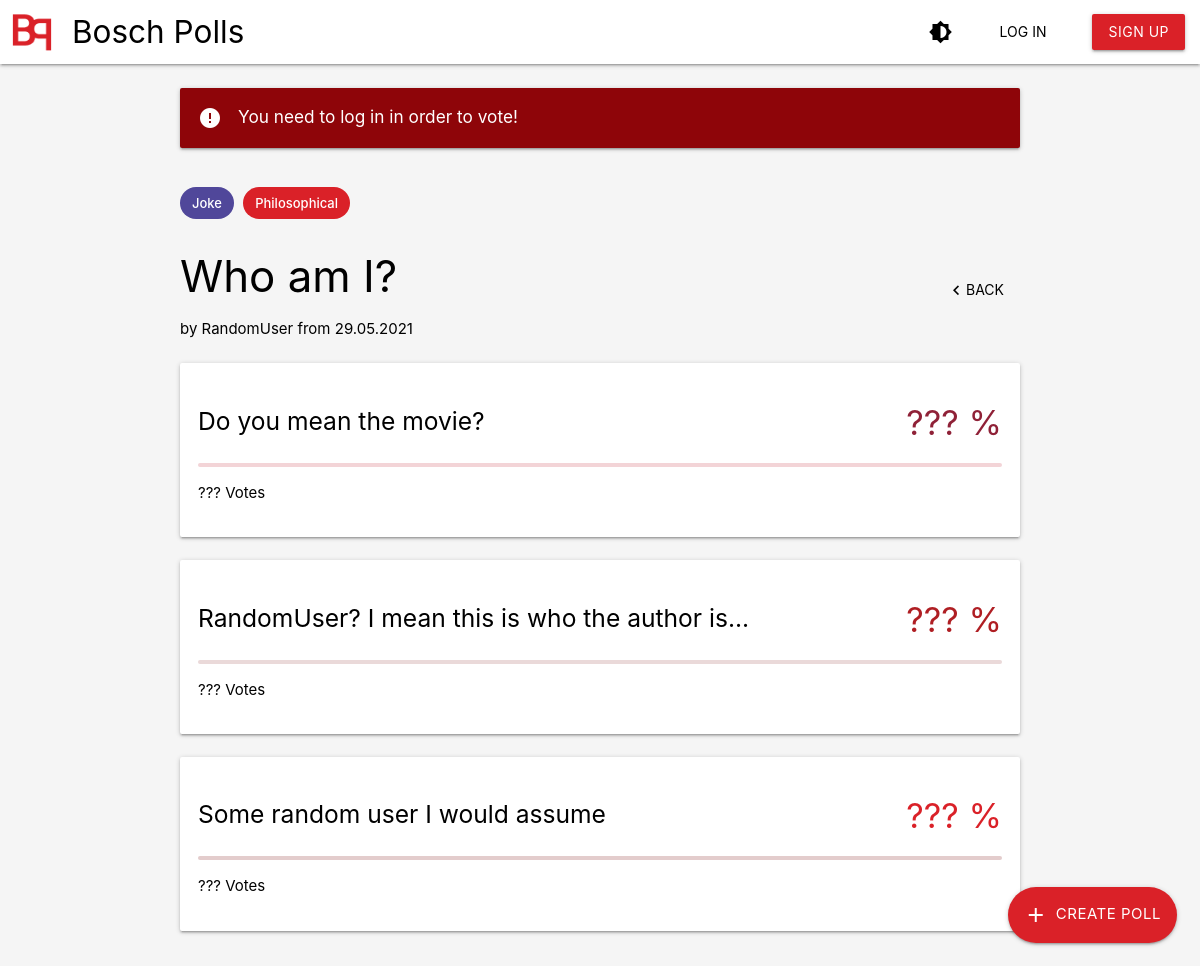
Screenshot of /polls/4/ with the database file from the repository.
### polls/models.py (models this page shows, shortened)
class Tag(models.Model):
    name = models.CharField(max_length=100)
    color = models.IntegerField()
    polls = models.ManyToManyField(Poll, blank=True)

class Poll(models.Model):
    creator = models.ForeignKey(User, on_delete=models.CASCADE)
    question = models.CharField(max_length=240)
    start_date = models.DateField(default=date.today)
    end_date = models.DateField(null=True, blank=True)
    def get_tags(self):
        tags = []
        for tag in self.tag_set.all():
            tags.append({
                "name": tag.name,
                "color": tag.color % 15 + 1
            })
        return tags

class PollAnswer(models.Model):
    answer = models.CharField(max_length=240)
    poll = models.ForeignKey(Poll, on_delete=models.CASCADE)
    user_votes = models.ManyToManyField(User, blank=True)

### polls/views.py (the view, shortened to what this page needs)
# urls.py: path('polls/<int:poll_id>/', views.single_poll_view, name='polls'),
def single_poll_view(request, poll_id):
    vote = request.POST.get("vote")
    poll = get_object_or_404(Poll, pk=poll_id)
    user_answer = poll.pollanswer_set.filter(user_votes__id=request.user.id).first()
    context = {
        "poll": {
            "id": poll.id,
            "question": poll.question,
            "username": poll.creator.username,
            "tags": poll.get_tags(),
            "start_date": poll.start_date.strftime('%d.%m.%Y'),
            "answers": []
        },
        "is_error": False,
        "msg_error": "",
        "is_creator": request.user == poll.creator
    }
    if not request.user.is_authenticated:
        context["msg_error"] = "You need to log in in order to vote!"
        context["is_error"] = True
        vote = None
    context["voted"] = True if vote else False
    context["poll"]["votes"] = poll.count_votes() if vote else 0
    i = 0
    for answer in poll.pollanswer_set.all():
        context["poll"]["answers"].append({
            "id": answer.id,
            "content": answer.answer,
            "color_index": i % 15 + 1,
            "votes_percent": (answer.count_votes() * 100 / context["poll"]["votes"]) if context["poll"][
                                                                                            "votes"] > 0 else 0,
            "votes": answer.count_votes() if vote else 0,
            "is_voted": int(answer.id) == int(vote) if vote else False,
        })
        i += 1
    return render(request, "single_poll.html", context)

### templates/single_poll.html (shortened to what this page needs)
{% extends 'base.html' %}
{% load static %}
{% block content %}
<div class="container" style="padding-top: var(--space-large)">
    <div class="tag-holder">
        {% for tag in poll.tags %}
        <div class="chip c{{tag.color}}">
            {{tag.name}}
        </div>
        {% endfor %}
    </div>
    <form method="get" class="header-container">
        <div>
            <h3>{{poll.question}}</h3>
            <p>by {{poll.username}} from {{poll.start_date}}</p>
        </div>
        <div class="controls">
            <a class="col waves-effect waves-light btn-flat center-row" href="{% url 'home' %}">
                <i class="material-icons">keyboard_arrow_left</i>
                Back
            </a>
        </div>
    </form>
    <div class="row">
        <form id="answer_form" method="post">
            {% for answer in poll.answers %}
            <div {% if not voted %} onclick="submitAnswer({{answer.id}})" {% endif %}
                 class="card col c{{answer.color_index}}-card {% if answer.is_voted %}c{{answer.color_index}}-card-active card-active{% endif %}"
                 style="width: 100%">
                <div class="card-header">
                    <h5>{{answer.content}}</h5>
                    <h4 class="c{{answer.color_index}}-text">{% if not voted %}???{% else %}{{answer.votes_percent|floatformat:-2}}{% endif %} %</h4>
                </div>
                <div class="progress c{{answer.color_index}}-lighter">
                </div>
                <p>{% if not voted %}???{% else %}{{answer.votes}}{% endif %} Vote{{answer.votes|pluralize}}</p>
            </div>
            {% endfor %}
        </form>
    </div>
</div>
{% endblock %}

### static/css/base_variables.css (style rules this page uses)
:root { --height_toolbar: 64px; --space-tiny: 4px; --space-small: 8px; --space-large: 16px; --space-extreme: 32px; --padding-title: 72px; --dist-card-move: 30px; --border-width: 2px; --color-disabled: #d2d2d2; --color-on-primary: #FFF; --color-on-background-dark: #FFF; --color-surface-dark: #2a2a2a; --color-surface-darker-dark: #242424; --color-background-dark: #1d1d1d; --color-on-background: #000; --color-surface: #FFF; --color-surface-darker: #FCFCFC; --color-background: #F5F5F5; --color-error: #8e0509; --color-on-error: #FFF; --color-primary: #DA2128; --color-primary-ripple: rgba(218, 33, 40, 0.7); }

### static/css/base.css (style rules this page uses)
* { color: var(--color-on-background); }
a { color: var(--color-on-background) !important; }
body { background-color: var(--color-background); }
.controls { display: flex; align-items: flex-end; flex-direction: column; gap: var(--space-small); }
.card { padding: var(--space-large) !important; -webkit-transition: all 0.2s ease-in-out; transition: all 0.2s ease-in-out; border: transparent solid var(--border-width); background-color: var(--color-surface); }
.card-header { display: flex; align-items: center; flex-direction: row; justify-content: space-between; }
.tag-holder { margin-top: var(--space-small); }
.tag-holder * { -moz-user-select: none; -ms-user-select: none; -webkit-user-select: none; user-select: none; }
.header-container { display: flex; align-items: center; flex-direction: row; justify-content: space-between; }
.header-container h3 { overflow: hidden; max-width: 34ch; text-overflow: ellipsis; }
.header-container p { overflow: hidden; max-width: 72ch; text-overflow: ellipsis; }
.center-row { display: flex; align-items: center; flex-direction: row; justify-content: center; }

### static/css/colors.css (style rules this page uses)
html { --color-c1: #8F2137; --color-c1-lighter: #f3d4d7; --color-c1-text: #FFF; --color-c2: #AF1E23; --color-c2-lighter: #ead9d9; --color-c2-text: #FFF; --color-c3: #DA2128; --color-c3-lighter: #e3cccc; --color-c3-text: #FFF; --color-c4: #8B2F5B; --color-c4-lighter: #eed4df; --color-c4-text: #FFF; --color-c5: #843C87; --color-c5-lighter: #e4d3e5; --color-c5-text: #FFF; --color-c6: #50479A; --color-c6-lighter: #dcdaec; --color-c6-text: #FFF; --color-c7: #23408A; --color-c7-lighter: #d9dfef; --color-c7-text: #FFF; --color-c8: #0054A0; --color-c8-lighter: #d7e7ef; --color-c8-text: #FFF; --color-c9: #1D6EB0; --color-c9-lighter: #dce8f3; --color-c9-text: #FFF; --color-c10: #308CBD; --color-c10-lighter: #d9e8f3; --color-c10-text: #FFF; --color-c11: #4DAFBF; --color-c11-lighter: #d3ebef; --color-c11-text: #000; --color-c12: #00A07C; --color-c12-lighter: #d4f1eb; --color-c12-text: #000; --color-c13: #7CBE7E; --color-c13-lighter: #d4ead4; --color-c13-text: #000; --color-c14: #1DA34A; --color-c14-lighter: #e2f5e8; --color-c14-text: #000; --color-c15: #209049; --color-c15-lighter: #d0eada; --color-c15-text: #FFF; }
.c1-text { color: var(--color-c1); }
.c1-lighter { background-color: var(--color-c1-lighter); }
.c2-text { color: var(--color-c2); }
.c2-lighter { background-color: var(--color-c2-lighter); }
.c3 { color: var(--color-c3-text); background-color: var(--color-c3) !important; }
.c3-text { color: var(--color-c3); }
.c3-lighter { background-color: var(--color-c3-lighter); }
.c6 { color: var(--color-c6-text); background-color: var(--color-c6) !important; }

### rows the page displays
Tag: name "Joke"
Tag: name "Philosophical"
Poll: question "Who am I?"
PollAnswer: content "Do you mean the movie?"
PollAnswer: content "RandomUser? I mean this is who the author is..."
PollAnswer: content "Some random user I would assume"

### other values shown
{{ msg_error }} "You need to log in in order to vote!"
{{ poll.username }} "RandomUser"
{{ poll.start_date }} "29.05.2021"
